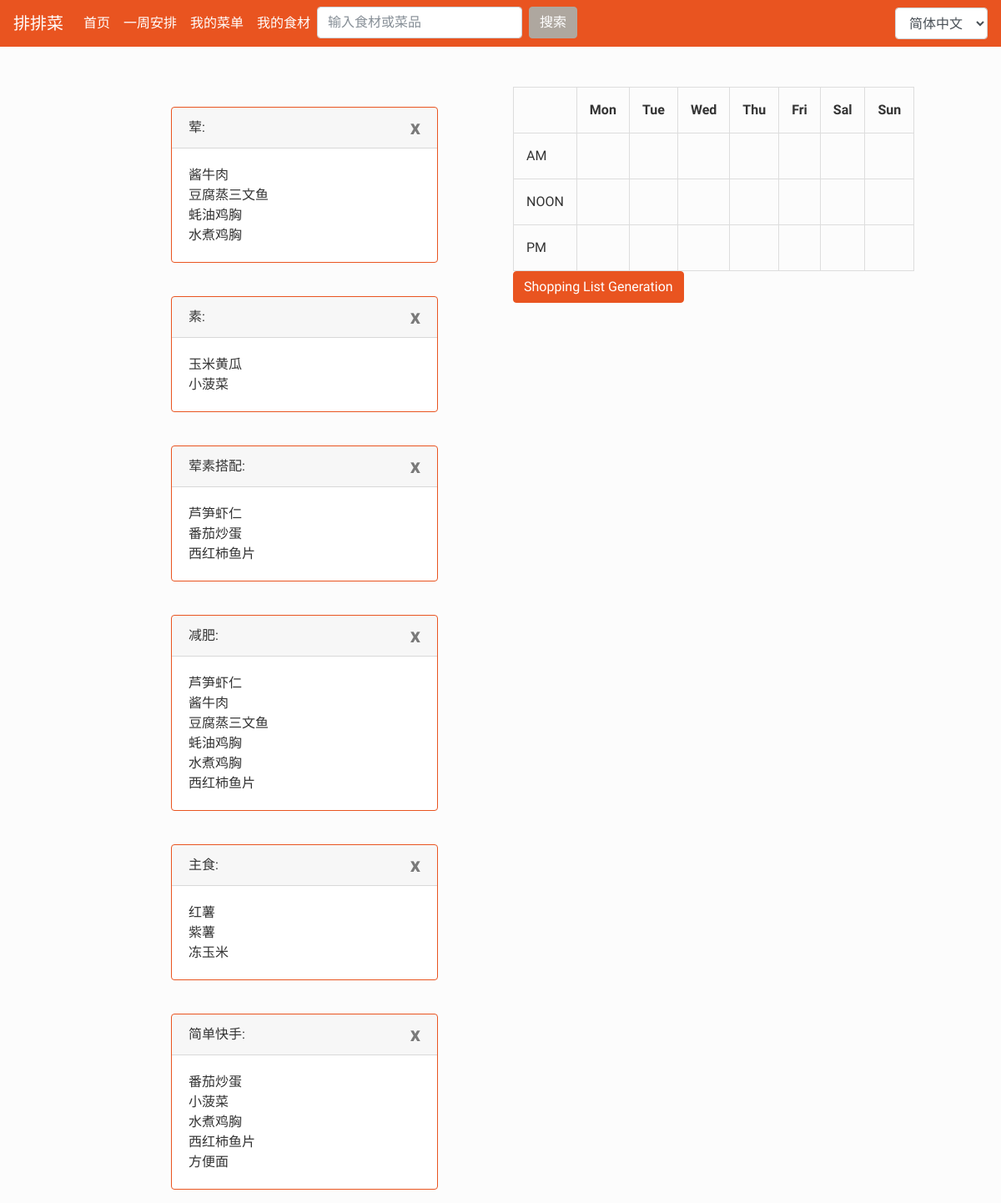
Page /schedule/ (signed in) on the committed database.
### AutoGener/models.py (models this page shows, shortened)
class DishType(models.Model):
    userid = models.IntegerField()
    name = models.CharField(max_length=20)

class CanDo(models.Model):
    userid = models.IntegerField()
    name = models.CharField(max_length=100)
    type = models.ManyToManyField(DishType)
    ingre = models.ManyToManyField(CanGet, blank=True)

### AutoGener/views.py (the view, shortened to what this page needs)
# urls.py: path('schedule/', views.get_scehdele, name='schedule'),
@login_required
def get_scehdele(request):
    random_dish = []
    required_dish = []
    message = ''
    types = DishType.objects.filter(userid=request.user.id)
    canDolist = CanDo.objects.filter(userid=request.user.id)
    ingredientlist = CanGet.objects.filter(userid=request.user.id)
    context = {'random_dish': random_dish, 'required_dish': list(set(required_dish)), "message": message,
               'types':types}
    return render(request, 'AutoGener/schedule.html', context)

### templates/AutoGener/schedule.html (shortened to what this page needs)
{% extends 'base.html' %}
{% load i18n %}
{% block main %}
{% for type in types %}
<br>
<div class="card border-primary mb-3" style="max-width: 20rem;">
  <div class="card-header">{{ type.name }}:<a class="close" href="{% url 'AutoGener:type_delete' type.name %}">x</a></div>
  <div class="card-body">
    {% for dish in type.cando_set.all %}
      <div id="{{ type.name}}_{{ forloop.counter }}" draggable="true" ondragstart="drag(event)">
        <p class="card-text">{{ dish.name }}</p>
      </div>
    {% empty %}
      {% trans "没有菜品" %}
      <br>
    {% endfor %}
  </div>
</div>
{% endfor %}
{% endblock %}
{% block side %}
<div class = "tables" style="position: fixed;">
  <table>
    <tr>
      <th class="tg-88nc"></th>
      <th class="tg-88nc">Mon</th>
      <th class="tg-88nc">Tue</th>
      <th class="tg-9hbo">Wed</th>
      <th class="tg-9hbo">Thu</th>
      <th class="tg-9hbo">Fri</th>
      <th class="tg-9hbo">Sal</th>
      <th class="tg-9hbo">Sun</th>
    </tr>
    <tr>
      <td class="tg-88nc">AM</td>
      <td id="table-a1" ondrop="drop(event)" ondragover="allowDrop(event)"></td>
      <td id="table-a2" ondrop="drop(event)" ondragover="allowDrop(event)"></td>
      <td id="table-a3" ondrop="drop(event)" ondragover="allowDrop(event)"></td>
      <td id="table-a4" ondrop="drop(event)" ondragover="allowDrop(event)"></td>
      <td id="table-a5" ondrop="drop(event)" ondragover="allowDrop(event)"></td>
      <td id="table-a6" ondrop="drop(event)" ondragover="allowDrop(event)"></td>
      <td id="table-a7" ondrop="drop(event)" ondragover="allowDrop(event)"></td>
    </tr>
    <tr>
      <td class="tg-88nc">NOON</td>
      <td id="table-n1" ondrop="drop(event)" ondragover="allowDrop(event)"></td>
      <td id="table-n2" ondrop="drop(event)" ondragover="allowDrop(event)"></td>
      <td id="table-n3" ondrop="drop(event)" ondragover="allowDrop(event)"></td>
      <td id="table-n4" ondrop="drop(event)" ondragover="allowDrop(event)"></td>
      <td id="table-n5" ondrop="drop(event)" ondragover="allowDrop(event)"></td>
      <td id="table-n6" ondrop="drop(event)" ondragover="allowDrop(event)"></td>
      <td id="table-n7" ondrop="drop(event)" ondragover="allowDrop(event)"></td>
    </tr>
    <tr>
      <td class="tg-88nc">PM</td>
      <td id="table-p1" ondrop="drop(event)" ondragover="allowDrop(event)"></td>
      <td id="table-p2" ondrop="drop(event)" ondragover="allowDrop(event)"></td>
      <td id="table-p3" ondrop="drop(event)" ondragover="allowDrop(event)"></td>
      <td id="table-p4" ondrop="drop(event)" ondragover="allowDrop(event)"></td>
      <td id="table-p5" ondrop="drop(event)" ondragover="allowDrop(event)"></td>
      <td id="table-p6" ondrop="drop(event)" ondragover="allowDrop(event)"></td>
      <td id="table-p7" ondrop="drop(event)" ondragover="allowDrop(event)"></td>
    </tr>
  </table>
  <a href = "#" class = "btn btn-primary edit-block">Shopping List Generation</a>
</div>
{% endblock %}

### templates/base.html (style rules this page uses)
table, td, th { border: 1px solid #ddd; text-align: left; }
table { border-collapse: collapse; width: 100%; }
th, td { padding: 15px; }

### rows in the picture
DishType: name "荤"
CanDo: name "酱牛肉"
CanDo: name "豆腐蒸三文鱼"
CanDo: name "蚝油鸡胸"
CanDo: name "水煮鸡胸"
DishType: name "素"
CanDo: name "玉米黄瓜"
CanDo: name "小菠菜"
DishType: name "荤素搭配"
CanDo: name "芦笋虾仁"
CanDo: name "番茄炒蛋"
CanDo: name "西红柿鱼片"
DishType: name "减肥"
DishType: name "主食"
CanDo: name "红薯"
CanDo: name "紫薯"
CanDo: name "冻玉米"
DishType: name "简单快手"
CanDo: name "方便面"

### other values in the picture
form field language "简体中文"
